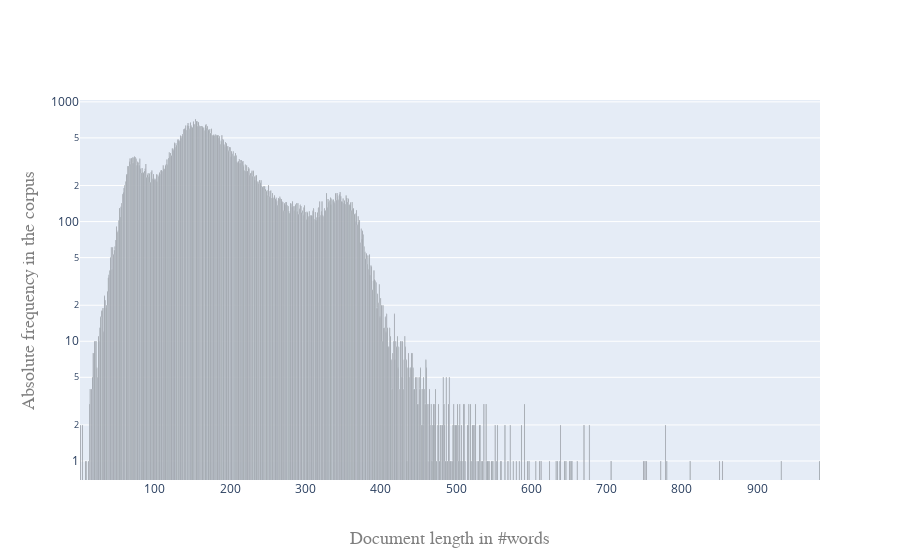

Notebook source saved alongside this figure:
### Code cell
plot_histogram(cleaned_textlength_histogram, 'cleaned_histogram')

### Figure 1 — Plotly figure (JSON) as saved in the notebook; plotly's stock layout.template omitted (floating-point values rounded to 4 significant figures; data arrays with more than 128 entries replaced by an {"elided": "..."} marker saying what was removed)
{"data": [{"marker": {"color": "black"}, "type": "bar", "x": {"elided": "569 int values"}, "y": {"elided": "569 int values"}}], "layout": {"title": {"x": 0, "xref": "paper"}, "xaxis": {"title": {"font": {"color": "#7f7f7f", "family": "Courier New, monospace", "size": 18}, "text": "Document length in #words"}}, "yaxis": {"title": {"font": {"color": "#7f7f7f", "family": "Courier New, monospace", "size": 18}, "text": "Absolute frequency in the corpus"}, "type": "log"}}}
